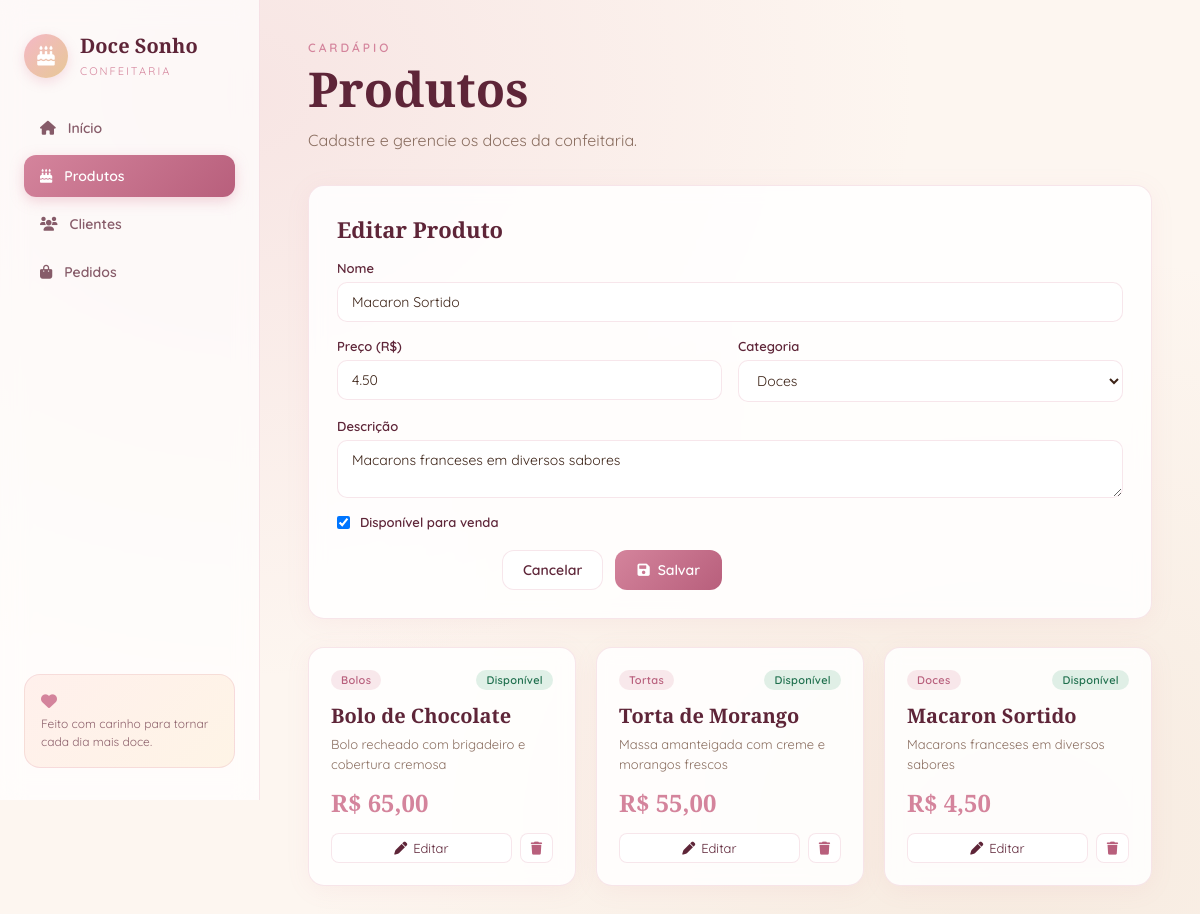
Page /produtos.php?edit=3 (signed in) on the committed database.
### tables this page shows
CREATE TABLE IF NOT EXISTS produtos (
    id INT AUTO_INCREMENT PRIMARY KEY,
    nome VARCHAR(150) NOT NULL,
    preco DECIMAL(10,2) NOT NULL,
    descricao TEXT,
    categoria VARCHAR(50) DEFAULT 'Geral',
    disponivel TINYINT(1) DEFAULT 1,
    criado_em DATETIME DEFAULT CURRENT_TIMESTAMP
);

### db.php (called while the page is built, shortened)
<?php
function h($value)
{
    return htmlspecialchars((string) $value, ENT_QUOTES, 'UTF-8');
}
function listarProdutos($pdo)
{
    return $pdo->query("SELECT * FROM produtos ORDER BY criado_em DESC")->fetchAll();
}
function obterProduto($pdo, $id)
{
    $stmt = $pdo->prepare("SELECT * FROM produtos WHERE id = ?");
    $stmt->execute([$id]);
    return $stmt->fetch();
}

### produtos.php (the view, shortened to what this page needs)
<?php
include 'db.php';
$editando = null;
if (isset($_GET['edit'])) {
    $editando = obterProduto($pdo, (int) $_GET['edit']);
}
$produtos = listarProdutos($pdo);
$categorias = ['Bolos', 'Tortas', 'Doces', 'Salgados', 'Bebidas', 'Geral'];
?>
<!DOCTYPE html>
<html lang="pt-BR">
<head>
    <link rel="stylesheet" href="style.css">
    <link href="https://cdnjs.cloudflare.com/ajax/libs/font-awesome/6.0.0/css/all.min.css" rel="stylesheet">
</head>
<body>
    <div class="layout">
        <?php include 'sidebar.php'; ?>
        <main class="main">
            <header class="page-header">
                <p class="eyebrow">Cardápio</p>
                <h1 class="title">Produtos</h1>
                <p class="subtitle">Cadastre e gerencie os doces da confeitaria.</p>
            </header>
            <section class="card form-card">
                <h2 class="card-title">
                    <?= $editando ? 'Editar Produto' : 'Novo Produto' ?>
                </h2>
                <form method="POST" class="form-grid">
                    <div class=" field col-2">
                    <label>Nome</label>
                    <input type="text" name="nome" required value="<?= h($editando['nome'] ?? '') ?>">
                    </div>
                    <div class=" field">
                    <label>Preço (R$)</label>
                    <input type="number" step="0.01" name="preco" required value="<?= h($editando['preco'] ?? '') ?>">
                    </div>
                    <div class=" field">
                    <label>Categoria</label>
                    <select name="categoria">
                        <?php foreach ($categorias as $c): ?>
                            <option value="<?= h($c) ?>"
                                        <?= ($editando['categoria'] ?? 'Geral') === $c ? 'selected' : '' ?>>
                                        <?= h($c) ?>
                                    </option>
                            <?php endforeach; ?>
                        </select>
                    </div>
                    <div class=" field col-2">
                            <label>Descrição</label>
                            <textarea name="descricao" rows="2"><?= h($editando['descricao'] ?? '') ?></textarea>
    </div>
    <div class="field switch-field col-2">
        <label>
            <input type="checkbox" name="disponivel" <?= (!$editando || $editando['disponivel']) ? 'checked' : '' ?>>
            Disponível para venda
        </label>
    </div>
    <div class="actions col-2">
        <?php if ($editando): ?>
            <a href="produtos.php" class="btn-outline">Cancelar</a>
        <?php endif; ?>
        <button type="submit" class="btn-rose"><i class="fas fa-save"></i>
            <?= $editando ? 'Salvar' : 'Criar' ?>
        </button>
    </div>
    </form>
    </section>
    <section class="grid-cards">
        <?php if (empty($produtos)): ?>
            <div class="empty"><i class="fas fa-birthday-cake"></i>
                <p>Nenhum produto ainda. Cadastre o primeiro!</p>
            </div>
        <?php else: ?>
            <?php foreach ($produtos as $p): ?>
                <div class="prod-card">
                    <div class="prod-badges">
                        <span class="badge rose">
                            <?= h($p['categoria']) ?>
                        </span>
                        <?php if ($p['disponivel']): ?>
                            <span class="badge green">Disponível</span>
                        <?php else: ?>
                            <span class="badge gray">Indisponível</span>
                        <?php endif; ?>
                    </div>
                    <h3>
                        <?= h($p['nome']) ?>
                    </h3>
                    <p class="prod-desc">
                        <?= h($p['descricao'] ?: 'Sem descrição') ?>
                    </p>
                    <p class="prod-price">R$
                        <?= number_format($p['preco'], 2, ',', '.') ?>
                    </p>
                    <div class="card-actions">
                        <a href="produtos.php?edit=<?= $p['id'] ?>" class=" btn-outline-sm"><i class="fas
                                        fa-pen"></i> Editar</a>
                        <a href="produtos.php?delete=<?= $p['id'] ?>" onclick=" return confirm('Excluir este produto?')"
                            class="btn-danger-sm"><i class="fas fa-trash"></i></a>
                    </div>
                </div>
            <?php endforeach; ?>
        <?php endif; ?>
    </section>
    </main>
    </div>
</body>
</html>

### style.css (style rules this page uses)
* { box-sizing: border-box; margin: 0; padding: 0; }
:root { --rose: #d4849c; --rose-dark: #b85f7c; --rose-deep: #5e2538; --gold: #c89968; --cream: #fdf6f0; --soft: #fff8f3; --border: rgba(214, 132, 156, 0.2); --text: #3d2418; --muted: #8a6e60; }
body { font-family: 'Quicksand', sans-serif; background: var(--cream); background-image: radial-gradient(at 20% 10%, rgba(214, 132, 156, 0.15) 0, transparent 50%), radial-gradient(at 85% 90%, rgba(200, 153, 104, 0.12) 0, transparent 50%); color: var(--text); min-height: 100vh; }
a { color: inherit; text-decoration: none; }
.layout { display: flex; min-height: 100vh; }
.main { flex: 1; padding: 40px 48px; max-width: 1200px; margin: 0 auto; width: 100%; }
.page-header { margin-bottom: 32px; }
.eyebrow { font-size: 12px; letter-spacing: 3px; text-transform: uppercase; color: var(--rose); font-weight: 600; margin-bottom: 8px; }
.title { font-family: 'Playfair Display', serif; font-size: 48px; font-weight: 700; color: var(--rose-deep); line-height: 1.1; }
.subtitle { color: var(--muted); margin-top: 12px; max-width: 560px; line-height: 1.6; }
.card, .stat-card, .quick-card, .prod-card, .order-card, .pending-banner { background: rgba(255, 255, 255, 0.85); backdrop-filter: blur(8px); border: 1px solid var(--border); border-radius: 16px; box-shadow: 0 4px 24px rgba(214, 132, 156, 0.08); }
.card-title { font-family: 'Playfair Display', serif; font-size: 22px; color: var(--rose-deep); margin-bottom: 16px; }
.form-card { padding: 28px; margin-bottom: 28px; }
.form-grid { display: grid; grid-template-columns: 1fr 1fr; gap: 16px; }
.field { display: flex; flex-direction: column; gap: 6px; }
.field.col-2 { grid-column: 1 / -1; }
.field label { font-size: 13px; font-weight: 600; color: var(--rose-deep); }
.field input, .field select, .field textarea { padding: 10px 14px; border: 1px solid var(--border); border-radius: 10px; font-family: inherit; font-size: 14px; background: white; color: var(--text); outline: none; transition: all 0.2s ease; }
.switch-field label { display: flex; align-items: center; gap: 10px; cursor: pointer; }
.switch-field input { width: auto; }
.actions { display: flex; gap: 12px; justify-content: flex-end; margin-top: 4px; }
.btn-rose { padding: 11px 22px; border: 0; border-radius: 12px; background: linear-gradient(135deg, var(--rose), var(--rose-dark)); color: white; font-weight: 600; cursor: pointer; font-family: inherit; font-size: 14px; display: inline-flex; align-items: center; gap: 8px; transition: all 0.25s ease; }
.btn-outline { padding: 10px 20px; border: 1px solid var(--border); border-radius: 12px; background: white; color: var(--rose-deep); font-weight: 600; cursor: pointer; font-family: inherit; font-size: 14px; }
.btn-outline-sm, .btn-danger-sm { padding: 6px 10px; border-radius: 8px; font-size: 13px; border: 1px solid var(--border); background: white; display: inline-flex; align-items: center; gap: 6px; cursor: pointer; transition: all 0.2s ease; }
.btn-outline-sm { color: var(--rose-deep); }
.btn-danger-sm { color: var(--rose-dark); }
.grid-cards { display: grid; grid-template-columns: repeat(3, 1fr); gap: 20px; }
.prod-card { padding: 22px; display: flex; flex-direction: column; }
.prod-badges { display: flex; justify-content: space-between; margin-bottom: 12px; }
.prod-card h3 { font-family: 'Playfair Display', serif; font-size: 20px; color: var(--rose-deep); margin-bottom: 6px; }
.prod-desc { font-size: 13px; color: var(--muted); flex: 1; margin-bottom: 12px; line-height: 1.5; }
.prod-price { font-family: 'Playfair Display', serif; font-size: 24px; color: var(--rose); font-weight: 700; margin-bottom: 14px; }
.card-actions { display: flex; gap: 8px; }
.card-actions .btn-outline-sm { flex: 1; justify-content: center; }
.badge { display: inline-block; padding: 3px 10px; border-radius: 999px; font-size: 11px; font-weight: 600; letter-spacing: 0.3px; }
.badge.rose { background: rgba(214, 132, 156, 0.18); color: var(--rose-dark); }
.badge.green { background: rgba(46, 160, 110, 0.15); color: #1e6f4d; }

### rows in the picture
produtos: nome "Macaron Sortido", preco "4.50", descricao "Macarons franceses em diversos sabores", disponivel "☑", categoria "Doces", shows "Disponível", preco "4,50"
produtos: categoria "Bolos", disponivel "Disponível", nome "Bolo de Chocolate", descricao "Bolo recheado com brigadeiro e cobertura cremosa", preco "65,00"
produtos: categoria "Tortas", disponivel "Disponível", nome "Torta de Morango", descricao "Massa amanteigada com creme e morangos frescos", preco "55,00"

### other values in the picture
form field categoria "Doces"
